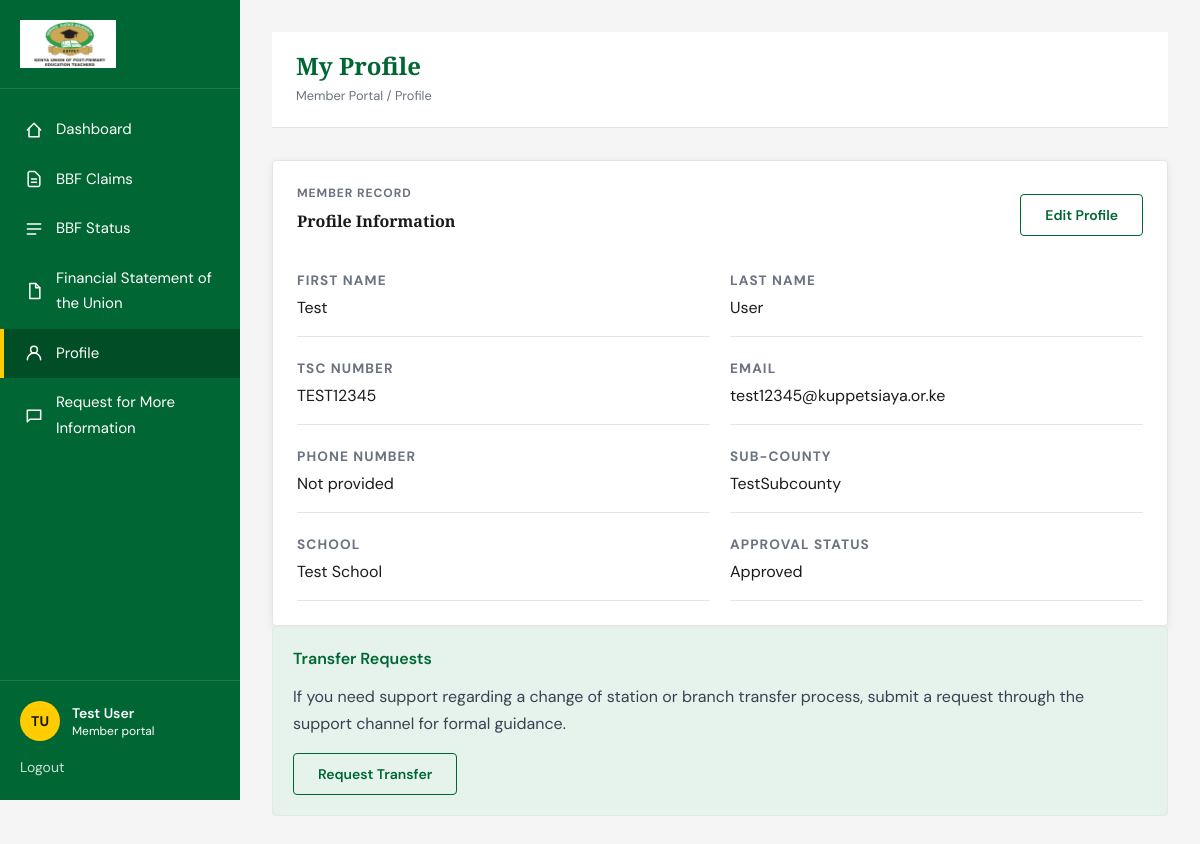
Screenshot of /dashboard/profile/ (signed in) with the database file from the repository.
### accounts/models.py (models this page shows, shortened)
class CustomUser(AbstractUser):
    tsc_number = models.CharField(max_length=50, unique=True)
    email = models.EmailField(_('email address'), unique=True, null=True, blank=True)
    phone_number = models.CharField(max_length=20, blank=True)
    sub_county = models.CharField(max_length=100, blank=True)
    school = models.CharField(max_length=150, blank=True)
    APPROVAL_STATUS_CHOICES = [
        ('PENDING', _('Pending Approval')),
        ('APPROVED', _('Approved')),
        ('REJECTED', _('Rejected')),
    ]
    approval_status = models.CharField(max_length=10, choices=APPROVAL_STATUS_CHOICES, default='PENDING')
    approval_date = models.DateTimeField(null=True, blank=True)
    approved_by = models.ForeignKey(
        'self',
        on_delete=models.SET_NULL,
        null=True,
        blank=True,
        related_name='approved_users'
    )
    totp_secret = models.CharField(max_length=16, blank=True)
    totp_enabled = models.BooleanField(default=False)
    is_subcounty_rep = models.BooleanField(default=False)
    is_county_rep = models.BooleanField(default=False)
    username = None
    USERNAME_FIELD = 'tsc_number' # Use TSC number for login
    REQUIRED_FIELDS = ['email']
    objects = CustomUserManager()

### dashboard/views.py (the view, shortened to what this page needs)
# urls.py: path('profile/', views.ProfileView.as_view(), name='profile'),
class ProfileView(LoginRequiredMixin, TemplateView):
    template_name = "dashboard/profile.html"
    login_url = reverse_lazy("login")

### core/bbf_contacts.py (called while the page is built)
def _build_bec_lookup():
    lookup = {}
    for member in BECMember.objects.all():
        normalized = member.title.strip().lower()
        lookup[normalized] = member
    for title, aliases in TITLE_ALIASES.items():
        primary = lookup.get(title.lower())
        if primary:
            continue
        for alias in aliases:
            alias_match = lookup.get(alias.lower())
            if alias_match:
                lookup[title.lower()] = alias_match
                break
    return lookup

def get_bbf_contacts():
    bec_lookup = _build_bec_lookup()
    contacts = []
    for contact in CONTACT_DIRECTORY:
        bec_member = bec_lookup.get(contact["title"].lower())
        local_phone = contact["phone"]
        tel_phone = local_phone[1:] if local_phone.startswith("0") else local_phone
        contacts.append(
            {
                **contact,
                "holder_name": bec_member.name if bec_member else "",
                "tel_phone": tel_phone,
            }
        )
    return contacts

### dashboard/context_processors.py (called while the page is built)
def bbf_contacts(request):
    return {"contact_list": get_bbf_contacts()}

### templates/dashboard/profile.html (shortened to what this page needs)
{% extends 'dashboard/base_dashboard.html' %}
{% block dashboard_title %}My Profile{% endblock %}
{% block dashboard_breadcrumb %}Member Portal / Profile{% endblock %}
{% block dashboard_content %}
<div class="space-y-6">
    <section class="dashboard-card profile-card" id="profile-card">
        <div class="mb-6 flex flex-wrap items-center justify-between gap-4">
            <div>
                <p class="dashboard-card__eyebrow">Member Record</p>
                <h2 class="mb-0">Profile Information</h2>
            </div>
            <div class="flex gap-3">
                <button type="button" class="btn btn-outline-green" id="profile-edit-toggle">Edit Profile</button>
            </div>
        </div>
        <div class="profile-view">
            <div class="profile-view-grid">
                <div class="profile-item">
                    <p class="profile-item__key">First Name</p>
                    <p class="profile-item__value">{{ user.first_name }}</p>
                </div>
                <div class="profile-item">
                    <p class="profile-item__key">Last Name</p>
                    <p class="profile-item__value">{{ user.last_name }}</p>
                </div>
                <div class="profile-item">
                    <p class="profile-item__key">TSC Number</p>
                    <p class="profile-item__value">{{ user.tsc_number }}</p>
                </div>
                <div class="profile-item">
                    <p class="profile-item__key">Email</p>
                    <p class="profile-item__value">{{ user.email|default:"Not provided" }}</p>
                </div>
                <div class="profile-item">
                    <p class="profile-item__key">Phone Number</p>
                    <p class="profile-item__value">{{ user.phone_number|default:"Not provided" }}</p>
                </div>
                <div class="profile-item">
                    <p class="profile-item__key">Sub-County</p>
                    <p class="profile-item__value">{{ user.sub_county|default:"Not provided" }}</p>
                </div>
                <div class="profile-item">
                    <p class="profile-item__key">School</p>
                    <p class="profile-item__value">{{ user.school|default:"Not provided" }}</p>
                </div>
                <div class="profile-item">
                    <p class="profile-item__key">Approval Status</p>
                    <p class="profile-item__value">{{ user.get_approval_status_display }}</p>
                </div>
            </div>
        </div>
    </section>
    <section class="profile-transfer">
        <h3>Transfer Requests</h3>
        <p class="mb-4 text-[0.875rem] text-[var(--gray-700)]">If you need support regarding a change of station or branch transfer process, submit a request through the support channel for formal guidance.</p>
        <a href="{% url 'support' %}" class="btn btn-outline-green">Request Transfer</a>
    </section>
</div>
{% endblock %}

### templates/dashboard/base_dashboard.html (shortened to what this page needs)
{% extends 'base.html' %}
{% load static %}
{% block body_class %}dashboard-body{% endblock %}
{% block site_shell %}
<div class="dashboard-shell">
    <aside class="dashboard-sidebar" id="dashboard-sidebar">
        <div class="dashboard-sidebar__logo">
            <a href="{% url 'dashboard' %}">
                <img src="{% static 'images/kuppet.png' %}" alt="KUPPET Siaya Branch logo">
            </a>
        </div>
        <nav class="dashboard-nav" aria-label="Dashboard navigation">
            <a href="{% url 'dashboard' %}" class="dashboard-nav-link {% if request.resolver_match.url_name == 'dashboard' %}is-active{% endif %}">
                <svg class="dashboard-nav-icon" fill="none" stroke="currentColor" viewBox="0 0 24 24" aria-hidden="true">
                    <path stroke-linecap="round" stroke-linejoin="round" stroke-width="1.8" d="M4 12l8-8 8 8"></path>
                    <path stroke-linecap="round" stroke-linejoin="round" stroke-width="1.8" d="M6 10v10h12V10"></path>
                </svg>
                <span class="dashboard-nav-label">Dashboard</span>
            </a>
            <a href="{% url 'bbf_claims' %}" class="dashboard-nav-link ">
                <svg class="dashboard-nav-icon" fill="none" stroke="currentColor" viewBox="0 0 24 24" aria-hidden="true">
                    <path stroke-linecap="round" stroke-linejoin="round" stroke-width="1.8" d="M9 12h6m-6 4h6m2 5H7a2 2 0 01-2-2V5a2 2 0 012-2h5.586a1 1 0 01.707.293l5.414 5.414a1 1 0 01.293.707V19a2 2 0 01-2 2z"></path>
                </svg>
                <span class="dashboard-nav-label">BBF Claims</span>
            </a>
            <a href="{% url 'bbf_status' %}" class="dashboard-nav-link {% if request.resolver_match.url_name == 'bbf_status' %}is-active{% endif %}">
                <svg class="dashboard-nav-icon" fill="none" stroke="currentColor" viewBox="0 0 24 24" aria-hidden="true">
                    <path stroke-linecap="round" stroke-linejoin="round" stroke-width="1.8" d="M4 6h16M4 12h16M4 18h10"></path>
                </svg>
                <span class="dashboard-nav-label">BBF Status</span>
            </a>
            <a href="{% url 'financials' %}" class="dashboard-nav-link {% if request.resolver_match.url_name == 'financials' %}is-active{% endif %}">
                <svg class="dashboard-nav-icon" fill="none" stroke="currentColor" viewBox="0 0 24 24" aria-hidden="true">
                    <path stroke-linecap="round" stroke-linejoin="round" stroke-width="1.8" d="M7 3h7l5 5v13H7z"></path>
                    <path stroke-linecap="round" stroke-linejoin="round" stroke-width="1.8" d="M14 3v5h5"></path>
                </svg>
                <span class="dashboard-nav-label">Financial Statement of the Union</span>
            </a>
            <a href="{% url 'profile' %}" class="dashboard-nav-link {% if request.resolver_match.url_name == 'profile' %}is-active{% endif %}">
                <span class="dashboard-nav-label">Profile</span>
            </a>
            <a href="{% url 'support' %}" class="dashboard-nav-link {% if request.resolver_match.url_name == 'support' %}is-active{% endif %}">
                <svg class="dashboard-nav-icon" fill="none" stroke="currentColor" viewBox="0 0 24 24" aria-hidden="true">
                    <path stroke-linecap="round" stroke-linejoin="round" stroke-width="1.8" d="M4 5h16v11H7l-3 3V5z"></path>
                </svg>
                <span class="dashboard-nav-label">Request for More Information</span>
            </a>
        </nav>
        <div class="dashboard-sidebar__footer">
            <div class="mb-3 flex items-center gap-3">
                <span class="avatar-badge">{{ user.first_name|default:user.tsc_number|slice:":1" }}{{ user.last_name|slice:":1" }}</span>
                <div class="dashboard-sidebar__footer-text">
                    <p class="text-sm font-semibold">{{ user.get_full_name|default:user.tsc_number }}</p>
                    <p class="text-xs text-white/70">Member portal</p>
                </div>
            </div>
            <a href="{% url 'logout' %}" class="text-sm text-white/80 hover:text-white hover:underline">Logout</a>
        </div>
    </aside>
    <main class="dashboard-main">
        <div class="dashboard-main__inner">
            <div class="dashboard-heading-bar">
                <div class="flex items-start gap-4">
                    <div>
                        <h1>{% block dashboard_title %}Member Dashboard{% endblock %}</h1>
                        <p class="dashboard-breadcrumb">{% block dashboard_breadcrumb %}Member Portal{% endblock %}</p>
                    </div>
                </div>
            </div>
            {% block dashboard_content %}{% endblock %}
        </div>
    </main>
</div>
{% endblock %}

### rows the page displays
CustomUser: first_name "T", last_name "U", get_full_name "Test User", first_name "Test", last_name "User", tsc_number "TEST12345", email "test12345@kuppetsiaya.or.ke", phone_number "Not provided", sub_county "TestSubcounty", school "Test School", approval_status "Approved"
